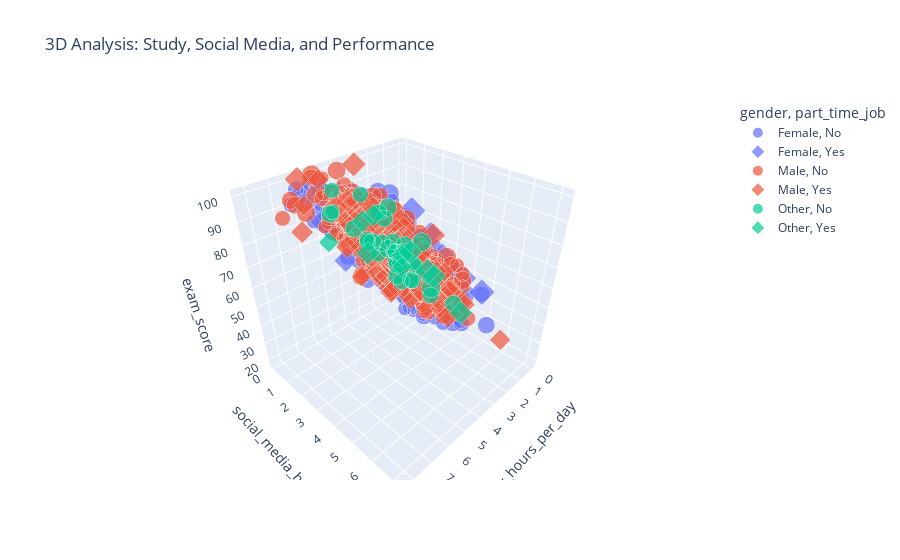

Notebook source saved alongside this figure:
### Code cell
import plotly.express as px

fig = px.scatter_3d(df, x='study_hours_per_day', y='social_media_hours', z='exam_score',
                    color='gender', symbol='part_time_job', size='sleep_hours',
                    title='3D Analysis: Study, Social Media, and Performance')
fig.show()

### Figure 1 — Plotly figure (JSON) as saved in the notebook; plotly's stock layout.template omitted (floating-point values rounded to 4 significant figures; data arrays with more than 128 entries replaced by an {"elided": "..."} marker saying what was removed)
{"data": [{"hovertemplate": "gender=Female<br>part_time_job=No<br>study_hours_per_day=%{x}<br>social_media_hours=%{y}<br>exam_score=%{z}<br>sleep_hours=%{marker.size}<extra></extra>", "legendgroup": "Female, No", "marker": {"color": "#636efa", "size": {"elided": "385 float values"}, "sizemode": "area", "sizeref": 0.025, "symbol": "circle"}, "mode": "markers", "name": "Female, No", "scene": "scene", "showlegend": true, "type": "scatter3d", "x": {"elided": "385 float values"}, "y": {"elided": "385 float values"}, "z": {"elided": "385 float values"}}, {"hovertemplate": "gender=Female<br>part_time_job=Yes<br>study_hours_per_day=%{x}<br>social_media_hours=%{y}<br>exam_score=%{z}<br>sleep_hours=%{marker.size}<extra></extra>", "legendgroup": "Female, Yes", "marker": {"color": "#636efa", "size": [6.5, 4.6, 4.5, 9, 5.5, 6.7, 6.5, 7.1, 7.9, 6.2, 7, 7.1, 6.3, 8.3, 7.5, 6.1, 7.5, 6.7, 6.6, 4.9, 6.1, 8.7, 6.7, 5.1, 6.5, 7.5, 7.6, 7.3, 9.7, 5.8, 6, 5.4, 4.8, 4.2, 7.7, 5.9, 7.2, 6.2, 9.1, 7.3, 6.6, 4.6, 7.5, 7.1, 5.1, 6.1, 3.6, 5.4, 6.2, 4.8, 7, 7.7, 6.1, 5.7, 6.1, 6.5, 5.5, 5.7, 6.7, 5.8, 6.8, 6.2, 4.3, 7.6, 7.4, 6.2, 6.9, 6.7, 6.9, 5, 5, 6.5, 5.8, 5.2, 7.8, 7.1, 8.6, 4.4, 7.1, 6.3, 7.9, 7.6, 5.4, 5.7, 8.7, 9.4, 5.2, 5.5, 6.3, 5.7, 10, 6.8, 7.9, 8.6, 5.6, 6.8], "sizemode": "area", "sizeref": 0.025, "symbol": "diamond"}, "mode": "markers", "name": "Female, Yes", "scene": "scene", "showlegend": true, "type": "scatter3d", "x": [5.6, 4.3, 3.7, 1.1, 2, 2, 4.2, 3.1, 1.7, 4.9, 6, 4.4, 2.6, 3, 3.5, 4.2, 3.7, 1.3, 3.2, 2, 2.2, 1.8, 4.7, 5.3, 2.5, 3.9, 4.1, 2.6, 3.3, 1.2, 5, 5.3, 5.1, 2.8, 1.8, 3.3, 3.2, 2.3, 3.8, 2.9, 2.3, 3.9, 5.2, 2.6, 4.1, 6.4, 2.5, 4.2, 5.2, 3.3, 0.2, 4.3, 1.9, 6.1, 5, 2.5, 0.8, 5.9, 5.1, 6.4, 1.1, 3.7, 3.2, 1.9, 3.5, 3.6, 5.4, 4.7, 3.2, 4.9, 4.3, 4.5, 4.1, 2.8, 7.5, 3.6, 3.9, 4.3, 0, 3, 0.7, 3.1, 0, 3.9, 0, 5.6, 2.6, 4, 4.5, 3.6, 2.7, 4.6, 5.8, 3.8, 2.3, 2.9], "y": [1.5, 1, 2.1, 4.1, 0, 3.2, 1.7, 1.9, 2.1, 0.3, 3.4, 2, 4.9, 3.1, 2.6, 3.6, 3.3, 3.8, 2.3, 1.3, 2.4, 2.4, 1.3, 4.2, 2.8, 2.4, 2.5, 5.3, 2.2, 2.5, 3.4, 2.7, 3.1, 5, 1.1, 0.6, 0.2, 2.5, 2.9, 2.3, 1.1, 1.6, 4.2, 1.4, 3.3, 4.2, 0.9, 3.8, 1.5, 4.3, 3.1, 4.8, 2.9, 3.5, 2.8, 1.9, 2.3, 1.1, 2.1, 2.7, 0.4, 1.7, 3, 4, 5.2, 1.1, 1.8, 1.8, 1.7, 0, 2.7, 2.4, 2.9, 4.1, 3.6, 2, 3.3, 4, 2.4, 4.8, 3.2, 0.7, 0.3, 0.7, 4.6, 2.8, 1.6, 3.4, 3.2, 2.1, 2.8, 2, 1.3, 2.4, 1.6, 1], "z": [89.8, 72.6, 76.9, 43.7, 54.9, 75.7, 72.6, 68.1, 61.2, 82.1, 99.9, 77.3, 60.2, 66.3, 74, 75.4, 69.2, 40.4, 66.3, 53.8, 62.7, 53.3, 73.6, 83.3, 60.6, 74.2, 75.4, 67, 76.1, 50.3, 67.7, 81, 76, 71, 70.9, 73, 72.6, 71.9, 70.8, 75.1, 66.8, 68.7, 77.9, 63, 62.7, 85, 58.9, 67.4, 97.9, 67, 31.5, 79.8, 44.4, 100, 83.5, 60.1, 34.7, 86.4, 99.4, 98, 46.3, 75.7, 74.8, 50.4, 53.4, 77.2, 69.9, 83.3, 66.3, 94.2, 58.4, 79, 76.4, 54.9, 100, 85.6, 56, 59, 53, 60.6, 47.2, 81.5, 53.3, 73, 43.4, 100, 72.9, 68.8, 59.9, 65.6, 86.9, 83, 99, 88, 56.2, 65.9]}, {"hovertemplate": "gender=Male<br>part_time_job=No<br>study_hours_per_day=%{x}<br>social_media_hours=%{y}<br>exam_score=%{z}<br>sleep_hours=%{marker.size}<extra></extra>", "legendgroup": "Male, No", "marker": {"color": "#EF553B", "size": {"elided": "368 float values"}, "sizemode": "area", "sizeref": 0.025, "symbol": "circle"}, "mode": "markers", "name": "Male, No", "scene": "scene", "showlegend": true, "type": "scatter3d", "x": {"elided": "368 float values"}, "y": {"elided": "368 float values"}, "z": {"elided": "368 float values"}}, {"hovertemplate": "gender=Male<br>part_time_job=Yes<br>study_hours_per_day=%{x}<br>social_media_hours=%{y}<br>exam_score=%{z}<br>sleep_hours=%{marker.size}<extra></extra>", "legendgroup": "Male, Yes", "marker": {"color": "#EF553B", "size": [4.8, 8.1, 3.9, 7.1, 5.1, 5.5, 4.1, 8, 6.1, 6.1, 6.3, 6.9, 7.8, 7.7, 5.5, 5.5, 7.2, 5, 5, 4.4, 7, 7.8, 5.9, 6, 6.4, 5.9, 6.2, 8.1, 6.6, 4.9, 7.6, 7.6, 8.3, 7.1, 5.5, 7.5, 6.3, 8, 7.6, 6, 5.4, 8, 5.6, 5.3, 7.6, 5.9, 7.5, 4.2, 6.5, 6.6, 7.6, 4.8, 6.9, 7, 5, 5.8, 6.1, 5.6, 6.9, 5.3, 7.1, 5.4, 6.1, 6.7, 7.2, 7.3, 8.3, 6.5, 6.9, 6.5, 7.8, 8.7, 8.3, 7.5, 5.7, 6.6, 4.4, 5.7, 7.7, 5.5, 6.3, 5.3, 6.3, 8.5, 7.5, 6.9, 5.8, 6.3, 6.3, 7.3, 4.8, 4.7, 5.8, 4.7, 6.5, 7, 5.1, 5.8, 5.3, 6.5, 6.7, 7.3, 6.4, 5.7, 5.6, 6.5, 5.7, 4.9, 7.6], "sizemode": "area", "sizeref": 0.025, "symbol": "diamond"}, "mode": "markers", "name": "Male, Yes", "scene": "scene", "showlegend": true, "type": "scatter3d", "x": [3.2, 4.3, 4.3, 4.5, 4.1, 5.9, 0.5, 1.4, 0.7, 3.5, 1.9, 3.3, 4.4, 3.7, 3.5, 1.3, 2.8, 5.5, 4.3, 1.4, 5.5, 2.5, 5.1, 4, 4.8, 3.1, 3.8, 1.6, 1.7, 2.9, 4.7, 4.5, 3.3, 5.8, 3.7, 0.8, 2.8, 1.1, 6, 4.9, 4.6, 1.6, 1.5, 3.4, 4.1, 3.7, 4.8, 3.2, 8.3, 3.7, 4.9, 2.5, 6.3, 3, 3.5, 5.3, 5.2, 3.1, 2.1, 2.9, 4.8, 4.5, 4.4, 4.9, 4.3, 5.5, 0.3, 2.2, 2.5, 0.9, 3, 2.3, 5.9, 2.3, 2.9, 5.9, 4.5, 2.7, 0.5, 3.9, 2.1, 3.2, 4.3, 5.3, 2.5, 3.3, 0.5, 4.5, 2.8, 2, 3.5, 2.9, 3.7, 4.7, 2.2, 1.5, 2.8, 2.6, 3.8, 3.3, 3.5, 3.4, 6, 0, 7.1, 3.5, 5.7, 1, 5.4], "y": [2.2, 2, 2.5, 3.4, 2.3, 3.3, 0.8, 3.9, 3.4, 2.1, 3.5, 2, 3.5, 3.6, 3, 0.4, 1.2, 2.2, 2.7, 0.9, 3.5, 3.7, 3.9, 3.2, 2.5, 2.3, 0.9, 3.3, 3.4, 4.6, 3.2, 6, 2.9, 2.6, 3.1, 1.4, 2, 2.1, 2.2, 0, 1.4, 0.8, 2.4, 1.2, 3.8, 1.8, 2.3, 3.2, 3.3, 3.3, 2.6, 4.2, 3, 4.5, 4.7, 2.5, 3.2, 1.7, 1.9, 2.2, 2.5, 2.7, 4.3, 4.4, 2.4, 2.7, 3.1, 1.5, 1.8, 3.3, 0, 2.3, 0, 1.9, 7.2, 4.6, 1.6, 4.7, 1.6, 2.4, 2.8, 0.3, 1.3, 2.6, 0.2, 1.5, 0, 2, 2.5, 1.7, 1.3, 2.7, 3.9, 0.9, 1.6, 4.6, 1.8, 2.9, 4.5, 2.8, 3.9, 4, 2.9, 3.8, 1.9, 3.1, 3.1, 1.4, 4.1], "z": [71.1, 82.8, 59.4, 94.7, 77.6, 91.6, 43.9, 32.8, 42.4, 64.2, 57.7, 72.2, 62.4, 69.3, 67.4, 42.2, 75.8, 88.7, 60.6, 51, 100, 78.8, 65.1, 63, 76.2, 61.5, 79.7, 47.1, 41.7, 67.8, 80.3, 73.7, 81.1, 100, 59.8, 36, 57.3, 50.3, 96.8, 97.2, 85.6, 58.2, 60.3, 68.3, 73, 56.3, 89.3, 46.7, 100, 72.3, 80.9, 44.5, 85.3, 52.6, 55.9, 93.4, 83.3, 51.1, 62.5, 71.2, 83, 62.9, 70.1, 77.2, 88, 82.6, 36.1, 71.6, 70.5, 37.9, 98.7, 68.9, 100, 77.4, 50.1, 72.7, 71.3, 59.3, 30.2, 59.5, 44.1, 43.9, 90.4, 98.4, 80, 62.6, 45, 84.4, 74.6, 66.5, 60, 45.5, 66.6, 84.5, 65.6, 45.4, 58.4, 53.9, 53.5, 71.9, 74.5, 62, 100, 31.1, 100, 55.1, 80.9, 47.6, 69.7]}, {"hovertemplate": "gender=Other<br>part_time_job=No<br>study_hours_per_day=%{x}<br>social_media_hours=%{y}<br>exam_score=%{z}<br>sleep_hours=%{marker.size}<extra></extra>", "legendgroup": "Other, No", "marker": {"color": "#00cc96", "size": [6, 6.9, 6.7, 6.6, 5, 6.4, 5.5, 7.1, 6.6, 7.7, 5.5, 5.9, 6.6, 6.6, 7.9, 8.4, 7.8, 7.3, 6.8, 6.7, 7.8, 6, 5.6, 8.7, 5.6, 7.6, 7.5, 5.7, 7.3, 6.5, 7.6, 7], "sizemode": "area", "sizeref": 0.025, "symbol": "circle"}, "mode": "markers", "name": "Other, No", "scene": "scene", "showlegend": true, "type": "scatter3d", "x": [4.9, 2.6, 3.2, 4.3, 3, 3.3, 5.1, 5.3, 3.5, 4.9, 4.2, 2.9, 4, 2.7, 3.1, 4.7, 3.8, 4.6, 3.1, 3.8, 3.3, 5.6, 3.1, 2.9, 2.8, 4.3, 4.9, 4.6, 4.5, 2.7, 3.5, 1.7], "y": [2.3, 4.9, 3.2, 3.4, 3.2, 4.3, 0.9, 3.8, 1.8, 4, 2.4, 3.2, 3.4, 2.9, 1.9, 4.9, 3, 1.5, 2.8, 1.4, 2.9, 1.6, 2.2, 4, 2, 2.2, 0.5, 2.2, 3.8, 1.8, 2.3, 0.2], "z": [98.7, 52.1, 57.6, 76.8, 65.3, 56.4, 87, 96.3, 85, 77, 70.7, 63, 61.7, 53.4, 66.6, 89.6, 61.5, 80.2, 72.8, 70.4, 70.4, 100, 66.9, 56.4, 59.9, 76, 83.9, 78.5, 74.6, 68.2, 89.1, 56.4]}, {"hovertemplate": "gender=Other<br>part_time_job=Yes<br>study_hours_per_day=%{x}<br>social_media_hours=%{y}<br>exam_score=%{z}<br>sleep_hours=%{marker.size}<extra></extra>", "legendgroup": "Other, Yes", "marker": {"color": "#00cc96", "size": [7.1, 8, 6.3, 6.8, 6.5, 5.4, 7.4, 5.5, 8.7, 7.2], "sizemode": "area", "sizeref": 0.025, "symbol": "diamond"}, "mode": "markers", "name": "Other, Yes", "scene": "scene", "showlegend": true, "type": "scatter3d", "x": [2, 1.5, 2.9, 4.2, 4, 4.7, 3, 2.7, 1.7, 4.1], "y": [4.9, 3.1, 2.5, 2.2, 1.4, 0, 3, 2.3, 2.9, 1.7], "z": [43.9, 51.3, 65.2, 87.5, 81.1, 67.5, 69.8, 57.4, 53.6, 67.5]}], "layout": {"autosize": true, "legend": {"itemsizing": "constant", "title": {"text": "gender, part_time_job"}, "tracegroupgap": 0}, "scene": {"aspectmode": "auto", "aspectratio": {"x": 1, "y": 1, "z": 1}, "domain": {"x": [0, 1], "y": [0, 1]}, "xaxis": {"title": {"text": "study_hours_per_day"}, "type": "linear"}, "yaxis": {"title": {"text": "social_media_hours"}, "type": "linear"}, "zaxis": {"title": {"text": "exam_score"}, "type": "linear"}}, "title": {"text": "3D Analysis: Study, Social Media, and Performance"}}}
